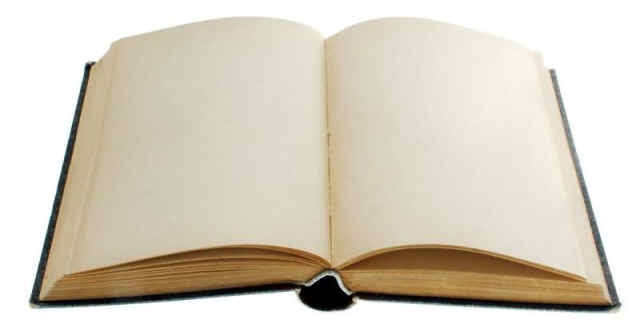
#> input picture training/beer/negative/book.jpg, 640 x 325 px, given in place of the camera
$ python video_analysis_threshholds.py
#> lines starting #> are read from the running program, lines starting #| are printed output that depends on the picture; after the words box and inside, x2 and y2 are one past the last pixel; in counts of white or black regions, pixels touching at a corner belong together
import cv2;
import numpy as np;
# import matplotlib.pylot as plt;

cap = cv2.VideoCapture(0)

while True:
  ret, frame = cap.read()
#> frame is the input picture: shape (325, 640, 3); mean B, G, R 192.9, 207.3, 214.6
  # gray = cv2.cvtColor(frame, cv2.COLOR_BGR2GRAY)
  retval, threshold = cv2.threshold(frame, 12, 255, cv2.THRESH_BINARY)
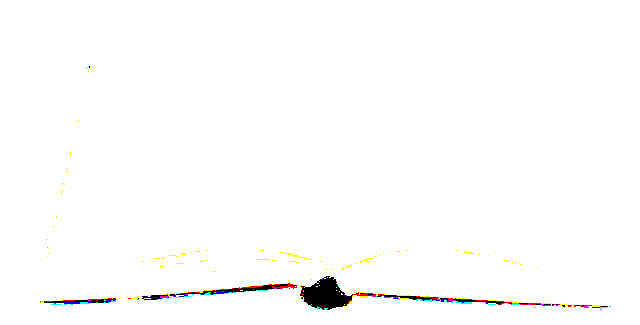
#> threshold: shape (325, 640, 3); mean B, G, R 251.7, 252.1, 252.3
  grayscaled = cv2.cvtColor(frame, cv2.COLOR_BGR2GRAY)
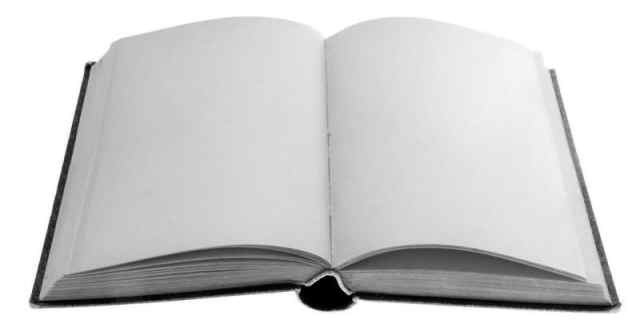
#> grayscaled: shape (325, 640); min 0, max 255, mean 207.8
  retval2, threshold2 = cv2.threshold(grayscaled, 12, 255, cv2.THRESH_BINARY)
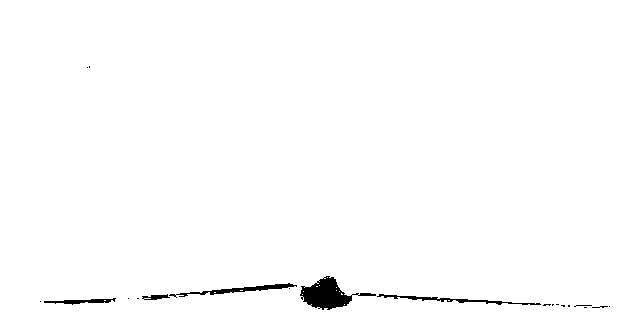
#> threshold2: shape (325, 640); 98.9% white; 20 black regions (15 under 20 px), largest, box (x1, y1, x2, y2) and area: (300, 276, 376, 310) 1118, (169, 283, 297, 298) 439, (377, 294, 541, 305) 382, (44, 298, 116, 305) 221, (142, 294, 170, 300) 94
  gaus = cv2.adaptiveThreshold(grayscaled, 255, cv2.ADAPTIVE_THRESH_GAUSSIAN_C, cv2.THRESH_BINARY, 115, 1)
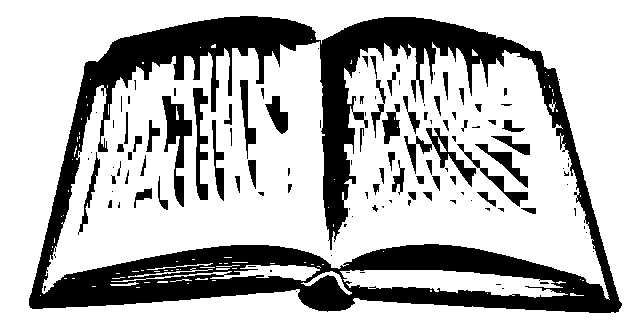
#> gaus: shape (325, 640); 72.5% white; 122 black regions (60 under 20 px), largest, box (x1, y1, x2, y2) and area: (29, 16, 622, 313) 46916, (162, 96, 192, 207) 1334, (404, 128, 476, 187) 984
  cv2.imshow('frame', frame)
  cv2.imshow('thresh', threshold)
  cv2.imshow('thresh2', threshold2)
  cv2.imshow('gaus', gaus)
  if cv2.waitKey(0) & 0xFF == ord('q'):
#> (key q is pressed here)
    break
cap.release()
cv2.destroyAllWindows()

$ run again, on training/beer/negative/face.jpg
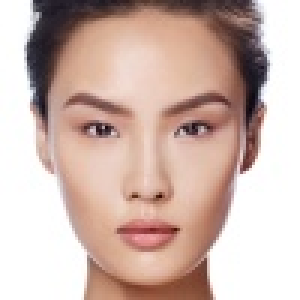
#> input picture training/beer/negative/face.jpg, 100 x 100 px, given in place of the camera (shown 3 times larger)
#> frame is the input picture: shape (100, 100, 3); mean B, G, R 173.5, 182.1, 206.2
#> `grayscaled = cv2.cvtColor(frame, cv2.COLOR_BGR2GRAY)`:
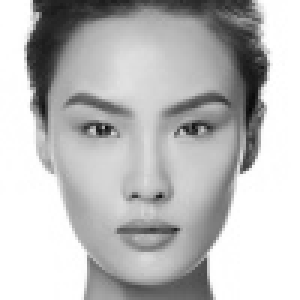
#> grayscaled: shape (100, 100) (shown 3 times larger); min 7, max 255, mean 188.3
#> threshold2: shape (100, 100); 100% white; black in thin lines or dots, all inside (x1, y1, x2, y2) = (83, 32, 85, 37)
#> `gaus = cv2.adaptiveThreshold(grayscaled, 255, cv2.ADAPTIVE_THRESH_GAUS..`:
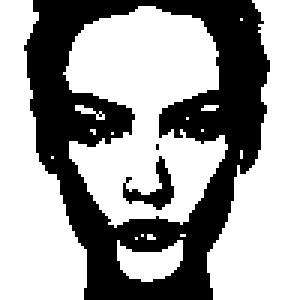
#> gaus: shape (100, 100) (shown 3 times larger); 62.8% white; 3 black regions (1 under 20 px), largest, box (x1, y1, x2, y2) and area: (8, 0, 90, 100) 3604, (41, 52, 58, 70) 113
